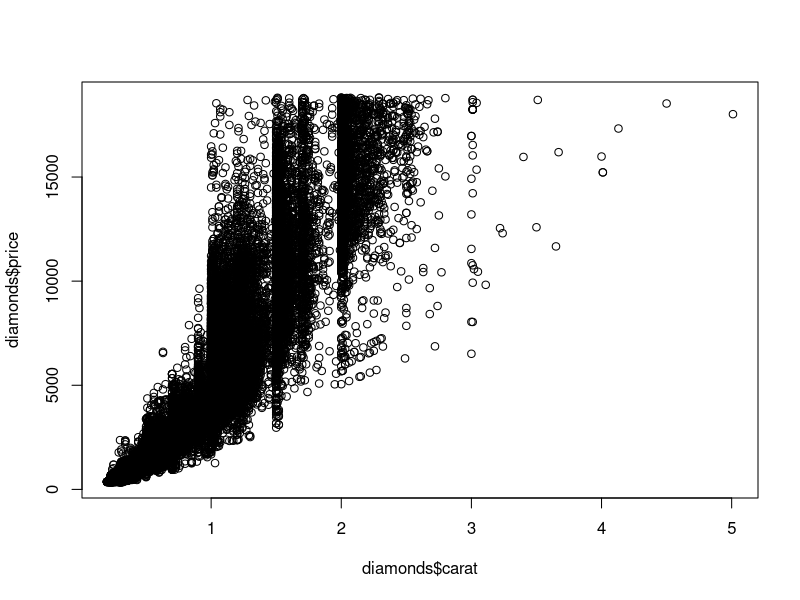
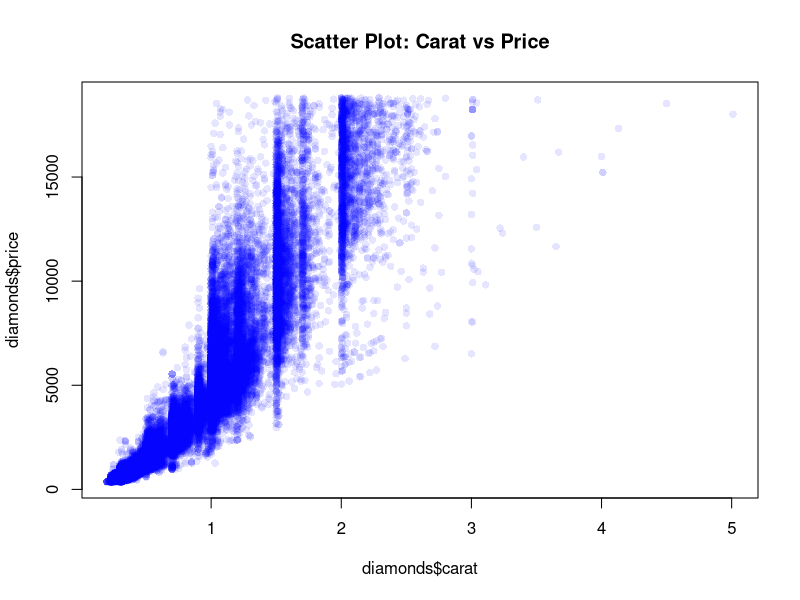
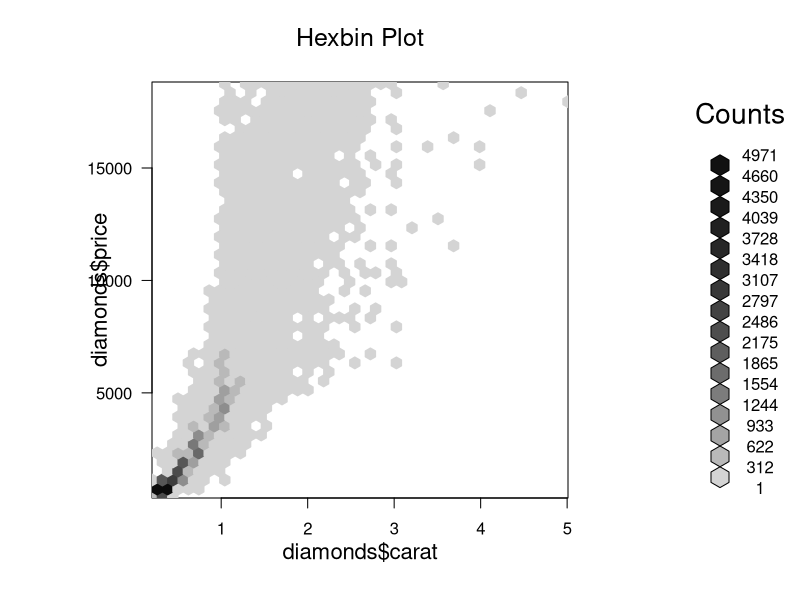
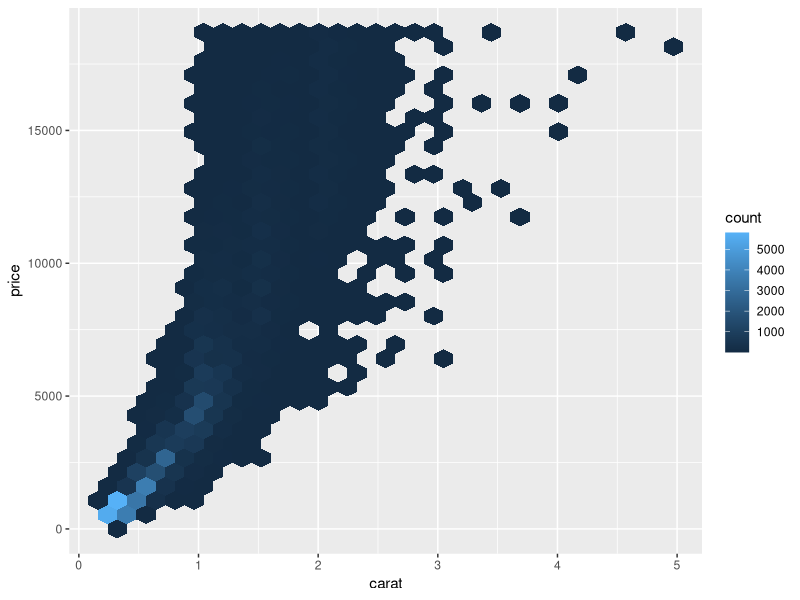
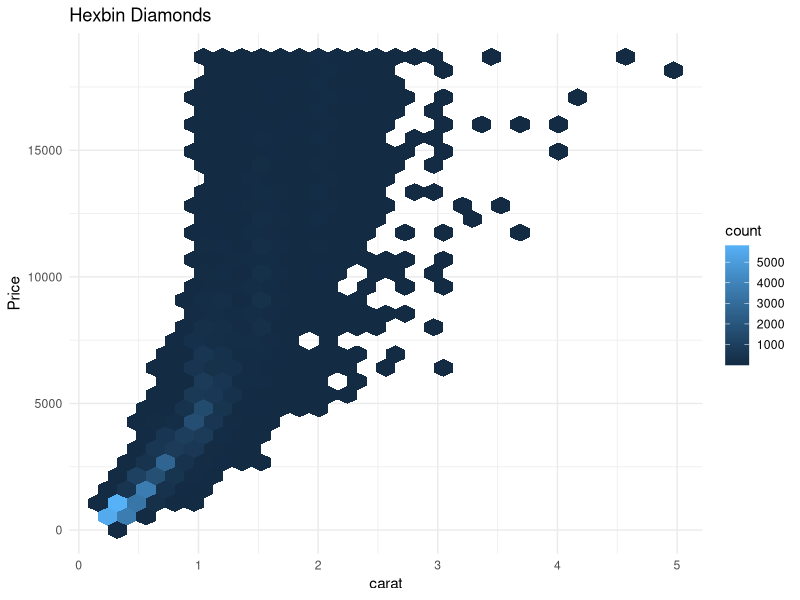
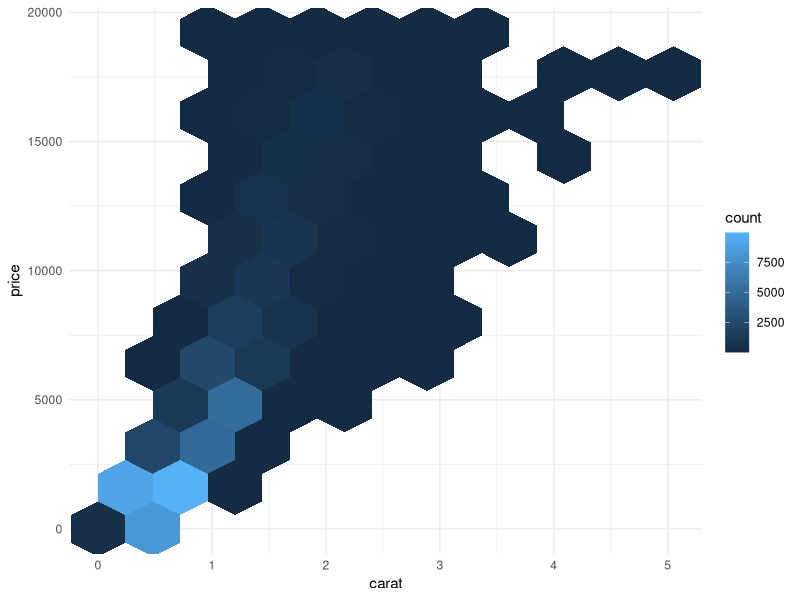
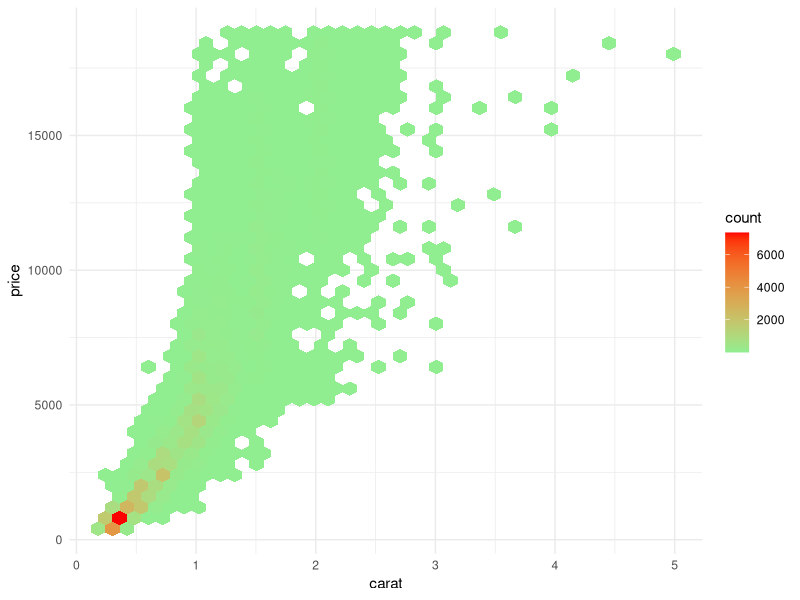
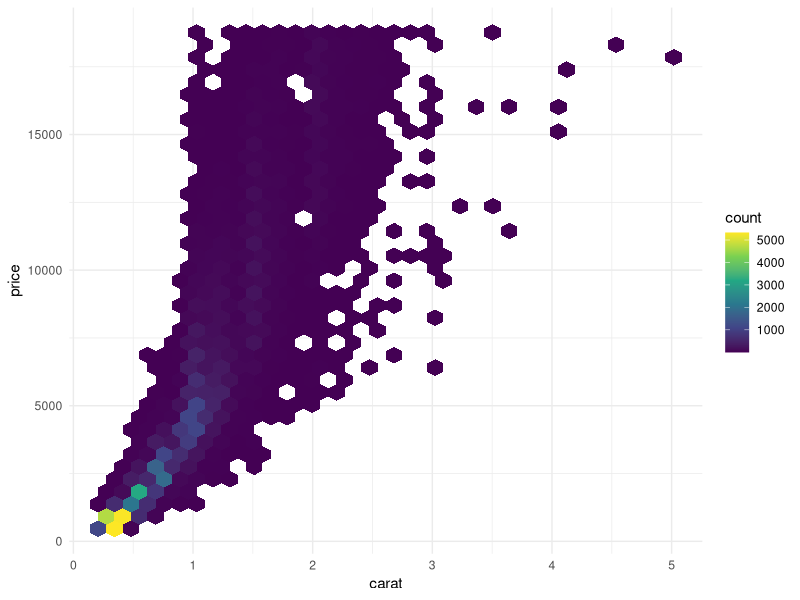

Generate these figures, in order, with R:
#Load the dataset
data(diamonds)

data(package = .packages(all.available=TRUE))
library(ggplot2)
data(diamonds)
str(diamonds)
dim(diamonds)
?diamonds

#Very Basic Scatter
plot(diamonds$carat, diamonds$price)
#improved Scatter
plot( diamonds$carat, diamonds$price, col = rgb(0,0,1,0.1),pch = 16, main = "Scatter Plot: Carat vs Price")
#HEXBIN USing BASE R
install.packages('hexbin')
library(hexbin)
hb <- hexbin(diamonds$carat, diamonds$price, xbins = 40)
plot(hb,main="Hexbin Plot")
#Basic Hexbin
ggplot(diamonds,aes(x=carat,y=price))+
  geom_hex()

#labled hexbin plot
ggplot(diamonds,aes(carat,price))+
  geom_hex()+
  labs( title="Hexbin Diamonds", x = "carat", y = "Price")+
  theme_minimal()

ggplot(diamonds,aes(carat,price))+
  geom_hex(bins = 10)+
  theme_minimal()

#add color palatte
ggplot(diamonds,aes(carat,price))+geom_hex(bins=40)+
  scale_fill_gradient(low="lightgreen",high="red")+
  theme_minimal()
#color meaning:
#Light-> fewer diamonds
#Dart-> dense region

#professional palette(Viridis)
ggplot(diamonds,aes(carat,price))+geom_hex(bins=35)+scale_fill_viridis_c() +
  theme_minimal()

#Add Legend Title
ggplot(diamonds,aes(carat,price))+geom_hex(bins=20)+
  scale_fill_viridis_c(name="Count")+
  labs( title="Density Structure of Diamonds", x = "carat", y = "Price")+
  theme_minimal()

#Faceted hexbin
ggplot(diamonds,aes(carat,price))+geom_hex()+ scale_fill_viridis_c()+
  facet_wrap(~cut)+
  theme_minimal()
#Log Scale Hexbin
ggplot(diamonds,aes(carat,price))+geom_hex()+scale_fill_viridis_c()+
  scale_y_log10()+
  theme_minimal()
